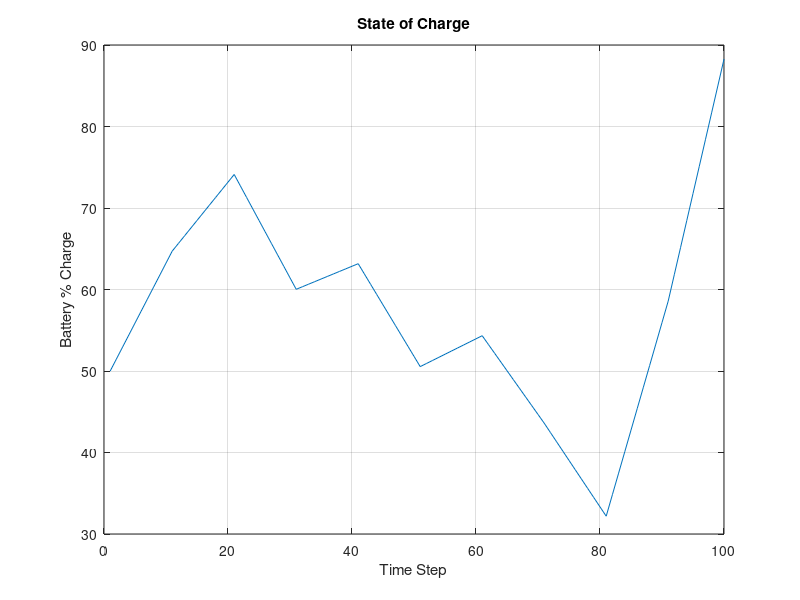
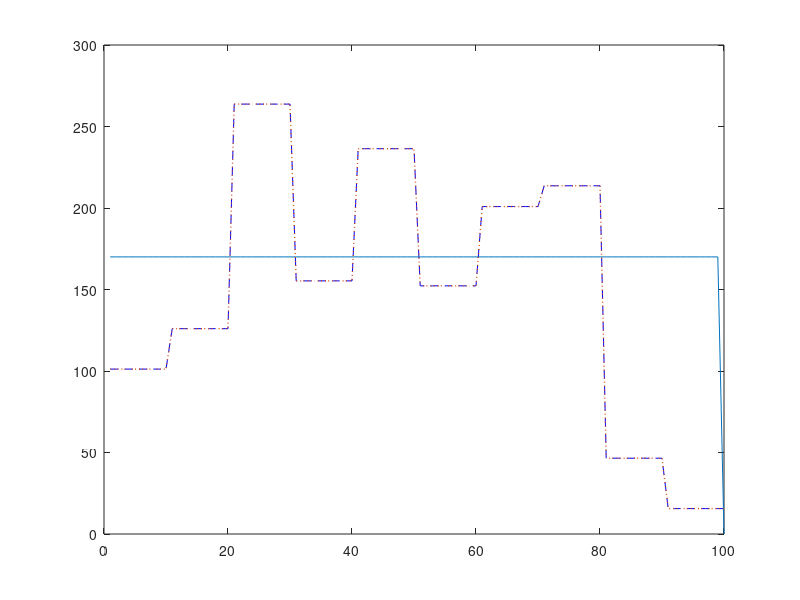

Reproduce these figures in MATLAB, in order. (Note: this script raises an error after producing the figures.)
%% Series Hybrid Electric Vehicle Supervisory Control Strategy Model

% Control strategy implementation with the objective of maximum efficiency

%% Define ICE Parameters

P_psMax = 170;  % kW
P_psMin = 5;   % kW
P_psOpt = 170;   % kW

%% Define Battery/Motor Parameters

P_ssMax = 288; % kW

SOCu = 0.85;  % Upper SOC Limit
SOCl = 0.45;  % Lower SOC Limit

SOC_initial = 0.5;

GenCon_Efficiency = 0.4; % Ratio of generator output into battery charge

% BatWght = 250; % kg
% BatEnrgyDensity = 160; % Wh/kg
BatCapacity = 52000; %BatWght * BatEnrgyDensity; %Wh
BatCapacity_kWs = (BatCapacity*60*60)/1000;      %kWs

%% OPSS Control Strategy

% Generate Demand Signal
Prand = rand(1,10);
Pdemand = zeros(1,100);

for i = 10:10:100
    Pdemand(i) = Prand(i/10);
end

while nnz(Pdemand) ~= length(Pdemand)
    for i = 1:length(Pdemand)
        if Pdemand(i) ~= 0 && Pdemand(i-1) == 0
            Pdemand(i-1) = Pdemand(i);
        end
    end
end
Psignal = Pdemand .* (P_ssMax); % Power Demand kW

% Initialise SOC and Power Output Arrays
SOC = [SOC_initial,zeros(1,length(Psignal)-1)];

P_PS = zeros(1,length(Psignal));
P_SS = zeros(1,length(Psignal));

% Define charging/discharging rates

timePerStep = 100; % seconds between each Psignal input val

% Loop over Psignal and Calculate Power Split
for i = 1:length(Psignal)
    if SOC(i) >= 1
        SOC(i) = 1;
    elseif SOC(i) <= 0
        SOC(i) = 0;
    end
    if SOC(i) <= SOCl
        P_PS(i) = P_psOpt;
        P_SS(i) = Psignal(i);
    elseif SOC(i) > SOCl && SOC(i) < SOCu
        P_PS(i) = P_psOpt;
        P_SS(i) = Psignal(i);
    elseif SOC(i) >= SOCu
        P_PS(i) = 0;
        P_SS(i) = Psignal(i);
    end    
    if P_SS(i) - P_PS(i) <= 0
        SOC(i+1) = SOC(i) + (-1*((P_SS(i)-P_PS(i)) * GenCon_Efficiency)*timePerStep)/BatCapacity_kWs;
    else
        SOC(i+1) = SOC(i) - (0.1*P_SS(i)*timePerStep)/BatCapacity_kWs; 
    end

end

% Remove extra SOC value
SOC(end) = [];

% Calculate Power Share Factor u
u = P_PS ./ Psignal; % Ratio of power demand delivered by ICE.

%% Plot Results

iterations = 1:length(Psignal);

figure(1)
plot(iterations,SOC.*100)
grid on
title('State of Charge')
xlabel('Time Step')
ylabel('Battery % Charge')

figure(2)
plot(iterations,Psignal,"b--")
hold on
plot(iterations,P_PS)
plot(iterations,P_SS,":","LineWidth",1)
yline(P_psOpt,"k:")
yline(0,"k--")
hold off
title('Power Delivery')
xlabel('Time Step')
ylabel('Power (kW)')
legend('Demand', 'ICE Delivery', 'Battery Delivery')

figure(3)
plot(iterations,u)
hold on
yline(1,"k:")
hold off
grid on
title('Ratio of Power Demand Delivered by ICE')
xlabel('Time Step')
ylabel('Power Share Factor u')

